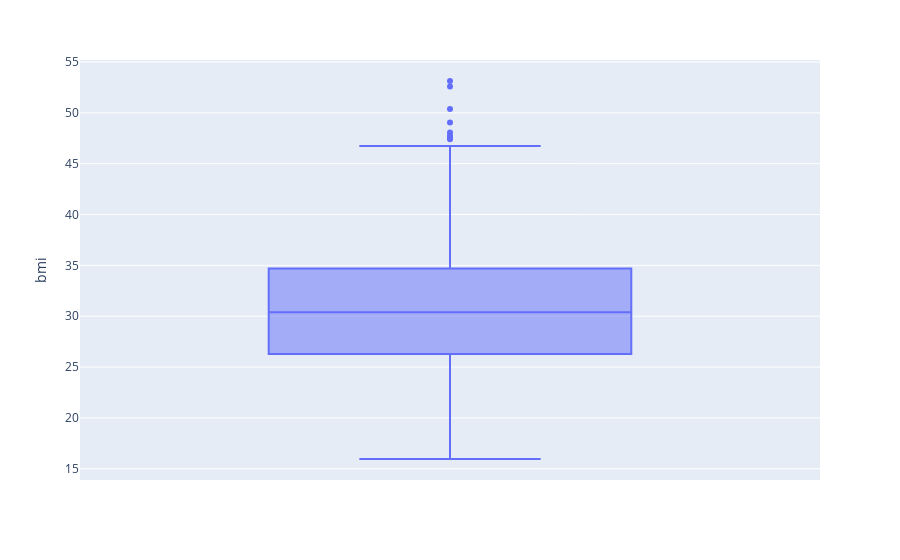

The cell this chart's notebook holds for it:
### Code cell
fig = px.box(df, y='bmi')

fig.show()

### Figure 1 — Plotly figure (JSON) as saved in the notebook; plotly's stock layout.template omitted (floating-point values rounded to 4 significant figures; data arrays with more than 128 entries replaced by an {"elided": "..."} marker saying what was removed)
{"data": [{"alignmentgroup": "True", "hovertemplate": "bmi=%{y}<extra></extra>", "legendgroup": "", "marker": {"color": "#636efa"}, "name": "", "notched": false, "offsetgroup": "", "orientation": "v", "showlegend": false, "type": "box", "x0": " ", "xaxis": "x", "y": {"elided": "1338 float values"}, "y0": " ", "yaxis": "y"}], "layout": {"boxmode": "group", "legend": {"tracegroupgap": 0}, "margin": {"t": 60}, "xaxis": {"anchor": "y", "domain": [0, 1]}, "yaxis": {"anchor": "x", "domain": [0, 1], "title": {"text": "bmi"}}}}
